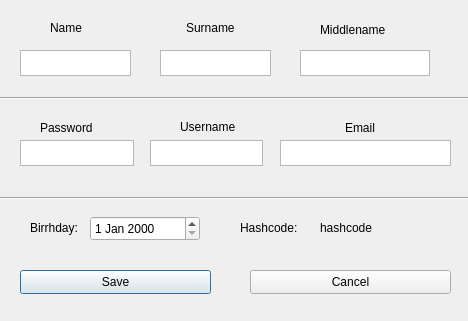
<?xml version="1.0" encoding="UTF-8"?>
<ui version="4.0">
 <class>UserDataWindow</class>
 <widget class="QDialog" name="UserDataWindow">
  <property name="geometry">
   <rect>
    <x>0</x>
    <y>0</y>
    <width>468</width>
    <height>321</height>
   </rect>
  </property>
  <property name="windowTitle">
   <string>Dialog</string>
  </property>
  <widget class="QLabel" name="label_Name">
   <property name="geometry">
    <rect>
     <x>50</x>
     <y>20</y>
     <width>49</width>
     <height>16</height>
    </rect>
   </property>
   <property name="text">
    <string>Name</string>
   </property>
  </widget>
  <widget class="QLabel" name="label_Surname">
   <property name="geometry">
    <rect>
     <x>186</x>
     <y>20</y>
     <width>49</width>
     <height>16</height>
    </rect>
   </property>
   <property name="text">
    <string>Surname</string>
   </property>
  </widget>
  <widget class="QLabel" name="label_Middlename">
   <property name="geometry">
    <rect>
     <x>320</x>
     <y>20</y>
     <width>71</width>
     <height>20</height>
    </rect>
   </property>
   <property name="text">
    <string>Middlename</string>
   </property>
  </widget>
  <widget class="QTextEdit" name="textEdit_Name">
   <property name="geometry">
    <rect>
     <x>20</x>
     <y>50</y>
     <width>111</width>
     <height>26</height>
    </rect>
   </property>
  </widget>
  <widget class="QTextEdit" name="textEdit_Surname">
   <property name="geometry">
    <rect>
     <x>160</x>
     <y>50</y>
     <width>111</width>
     <height>26</height>
    </rect>
   </property>
  </widget>
  <widget class="QTextEdit" name="textEdit_Middlename">
   <property name="geometry">
    <rect>
     <x>300</x>
     <y>50</y>
     <width>130</width>
     <height>26</height>
    </rect>
   </property>
  </widget>
  <widget class="Line" name="line_between1">
   <property name="geometry">
    <rect>
     <x>-10</x>
     <y>90</y>
     <width>481</width>
     <height>16</height>
    </rect>
   </property>
   <property name="orientation">
    <enum>Qt::Horizontal</enum>
   </property>
  </widget>
  <widget class="QLabel" name="label_Password">
   <property name="geometry">
    <rect>
     <x>40</x>
     <y>120</y>
     <width>71</width>
     <height>16</height>
    </rect>
   </property>
   <property name="text">
    <string>Password</string>
   </property>
  </widget>
  <widget class="QLabel" name="label_Username">
   <property name="geometry">
    <rect>
     <x>180</x>
     <y>119</y>
     <width>71</width>
     <height>16</height>
    </rect>
   </property>
   <property name="text">
    <string>Username</string>
   </property>
  </widget>
  <widget class="QTextEdit" name="textEdit_Username">
   <property name="geometry">
    <rect>
     <x>150</x>
     <y>140</y>
     <width>113</width>
     <height>26</height>
    </rect>
   </property>
  </widget>
  <widget class="QTextEdit" name="textEdit_Password">
   <property name="geometry">
    <rect>
     <x>20</x>
     <y>140</y>
     <width>114</width>
     <height>26</height>
    </rect>
   </property>
  </widget>
  <widget class="QLabel" name="label_Email">
   <property name="geometry">
    <rect>
     <x>345</x>
     <y>120</y>
     <width>49</width>
     <height>16</height>
    </rect>
   </property>
   <property name="text">
    <string>Email</string>
   </property>
  </widget>
  <widget class="QTextEdit" name="textEdit_Email">
   <property name="geometry">
    <rect>
     <x>280</x>
     <y>140</y>
     <width>171</width>
     <height>26</height>
    </rect>
   </property>
  </widget>
  <widget class="Line" name="line_bewwet2">
   <property name="geometry">
    <rect>
     <x>-10</x>
     <y>190</y>
     <width>501</width>
     <height>16</height>
    </rect>
   </property>
   <property name="orientation">
    <enum>Qt::Horizontal</enum>
   </property>
  </widget>
  <widget class="QLabel" name="label_Birthday">
   <property name="geometry">
    <rect>
     <x>30</x>
     <y>220</y>
     <width>49</width>
     <height>16</height>
    </rect>
   </property>
   <property name="text">
    <string>Birrhday:</string>
   </property>
  </widget>
  <widget class="QDateEdit" name="dateEdit">
   <property name="geometry">
    <rect>
     <x>90</x>
     <y>216</y>
     <width>110</width>
     <height>25</height>
    </rect>
   </property>
  </widget>
  <widget class="QLabel" name="label_Hashcode">
   <property name="geometry">
    <rect>
     <x>240</x>
     <y>220</y>
     <width>71</width>
     <height>16</height>
    </rect>
   </property>
   <property name="text">
    <string>Hashcode:</string>
   </property>
  </widget>
  <widget class="QLabel" name="label_hashcode_set">
   <property name="geometry">
    <rect>
     <x>320</x>
     <y>220</y>
     <width>61</width>
     <height>16</height>
    </rect>
   </property>
   <property name="text">
    <string>hashcode</string>
   </property>
  </widget>
  <widget class="QPushButton" name="pushButton_Save">
   <property name="geometry">
    <rect>
     <x>20</x>
     <y>270</y>
     <width>191</width>
     <height>24</height>
    </rect>
   </property>
   <property name="text">
    <string>Save</string>
   </property>
  </widget>
  <widget class="QPushButton" name="pushButton_Cancel">
   <property name="geometry">
    <rect>
     <x>250</x>
     <y>270</y>
     <width>201</width>
     <height>24</height>
    </rect>
   </property>
   <property name="text">
    <string>Cancel</string>
   </property>
  </widget>
 </widget>
 <resources/>
 <connections/>
</ui>
